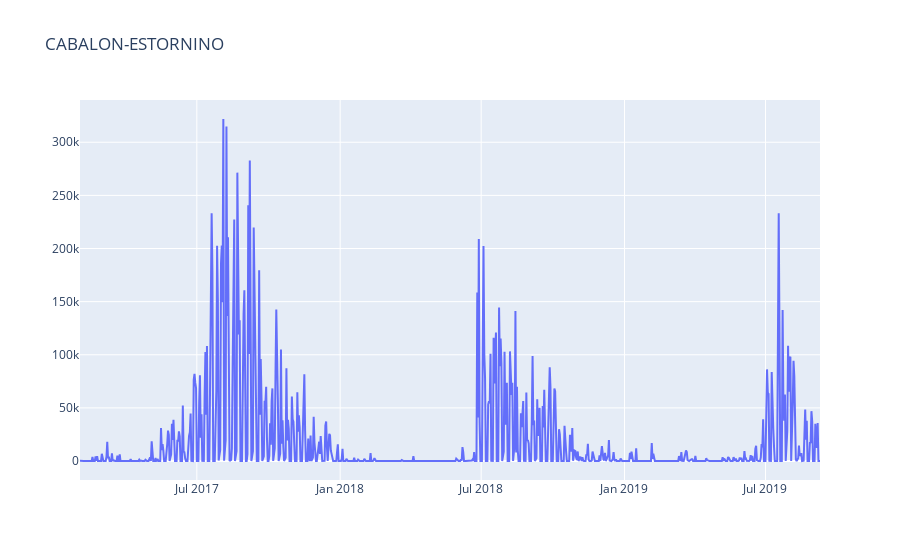
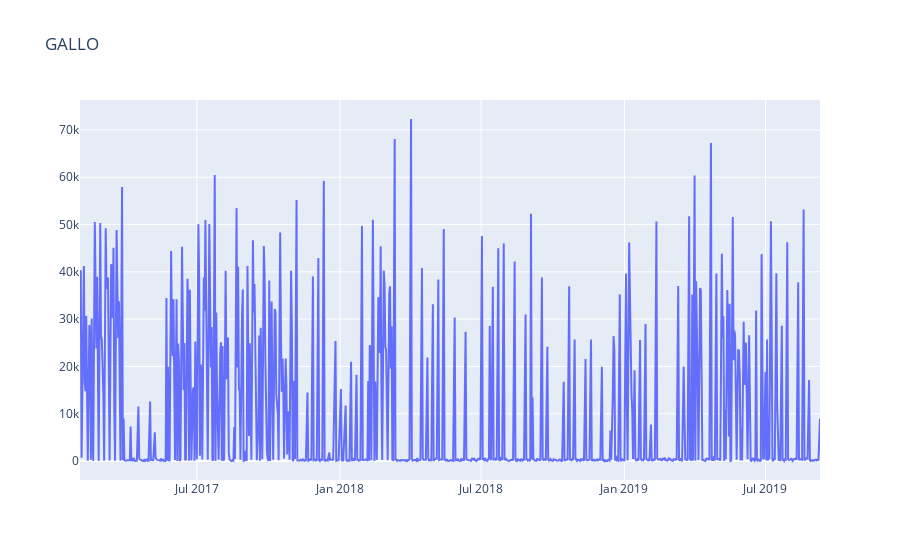
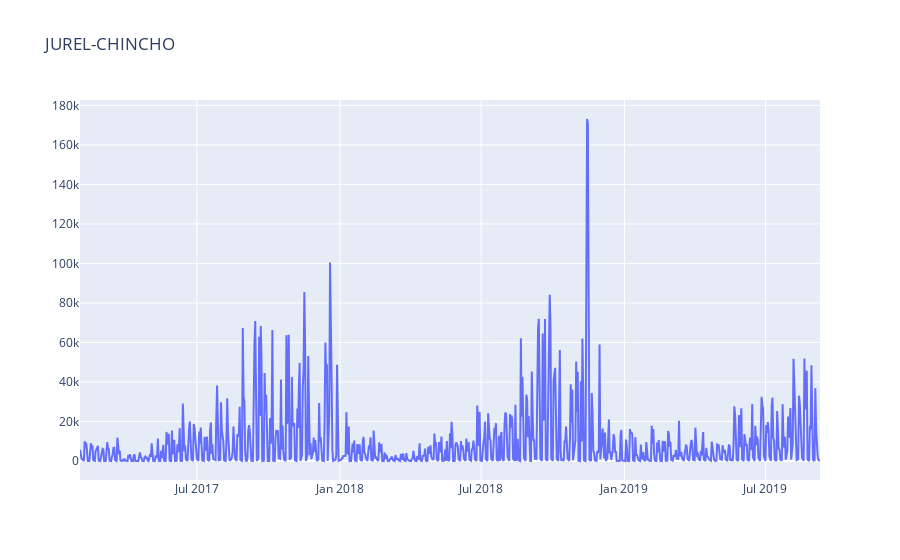
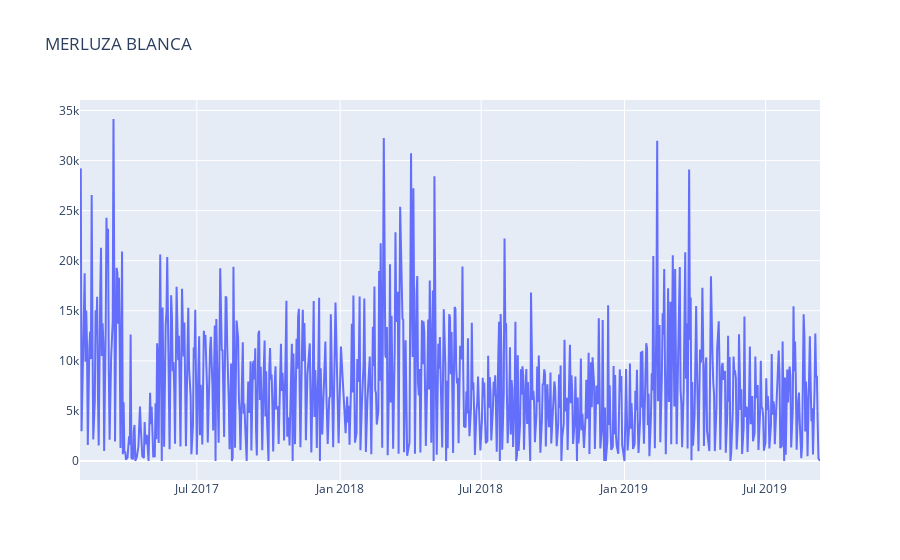

Here is the notebook cell these charts were saved with, in order:
### Code cell
#Extraemos del df aquellos datos pertenecientes a las especies seleccionadas
for x in selectedSpecies:
    dfTop = df.xs(x, level=1, drop_level=False)
    
    dfTop = pd.DataFrame(dfTop)
    
    dfTop.columns = ['quantity']
    dfTop = dfTop.reset_index()
    
    fig = go.Figure(data = go.Scatter(x=dfTop.date, y=dfTop.quantity),
                                        layout_title_text = x)
    fig.show()

### Figure 1 — Plotly figure (JSON) as saved in the notebook; plotly's stock layout.template omitted (floating-point values rounded to 4 significant figures; data arrays with more than 128 entries replaced by an {"elided": "..."} marker saying what was removed)
{"data": [{"type": "scatter", "x": {"elided": "802 str values"}, "y": {"elided": "802 float values"}}], "layout": {"title": {"text": "CABALON-ESTORNINO"}}}

### Figure 2 — Plotly figure (JSON) as saved in the notebook; plotly's stock layout.template omitted (floating-point values rounded to 4 significant figures; data arrays with more than 128 entries replaced by an {"elided": "..."} marker saying what was removed)
{"data": [{"type": "scatter", "x": {"elided": "802 str values"}, "y": {"elided": "802 float values"}}], "layout": {"title": {"text": "GALLO"}}}

### Figure 3 — Plotly figure (JSON) as saved in the notebook; plotly's stock layout.template omitted (floating-point values rounded to 4 significant figures; data arrays with more than 128 entries replaced by an {"elided": "..."} marker saying what was removed)
{"data": [{"type": "scatter", "x": {"elided": "802 str values"}, "y": {"elided": "802 float values"}}], "layout": {"title": {"text": "JUREL-CHINCHO"}}}

### Figure 4 — Plotly figure (JSON) as saved in the notebook; plotly's stock layout.template omitted (floating-point values rounded to 4 significant figures; data arrays with more than 128 entries replaced by an {"elided": "..."} marker saying what was removed)
{"data": [{"type": "scatter", "x": {"elided": "802 str values"}, "y": {"elided": "802 float values"}}], "layout": {"title": {"text": "MERLUZA BLANCA"}}}
